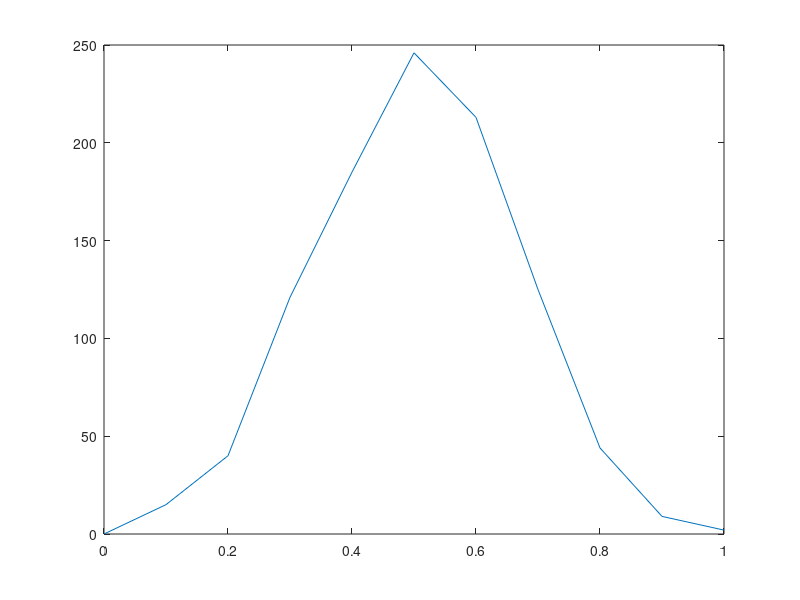

MATLAB code for this plot:
clear all
%初期値の設定
n = 10; %標本数
rep = 1000; %試行回数
rand('seed',2);

x = 0:n;
y = zeros(1,n+1);
z = binornd(n,0.5,[1 rep]);
for i = 0:n
    y(i+1) = sum(z == i); 
end
kurt = kurtosis(y/n)
plot(x/n,y);
